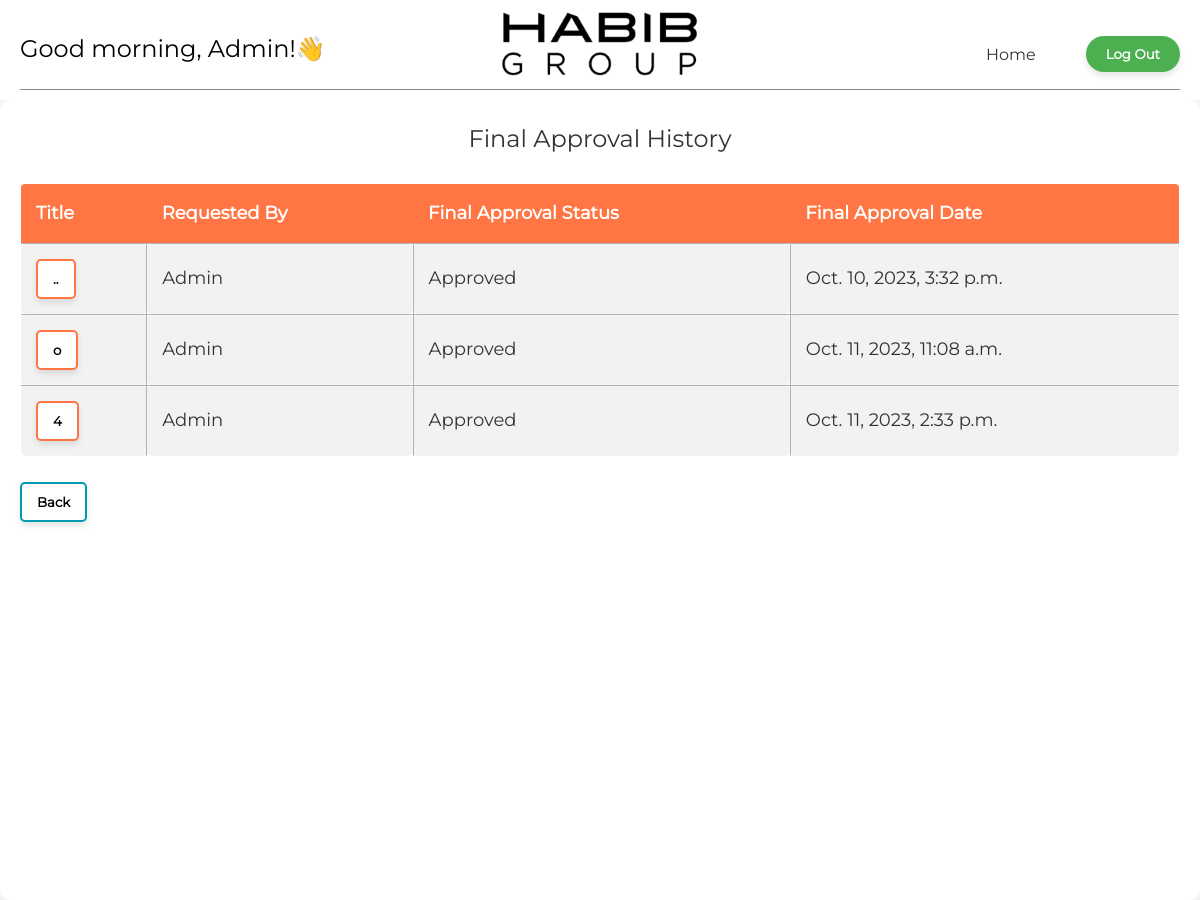
Page /final_approval_history/ (signed in) on the earlier database version.
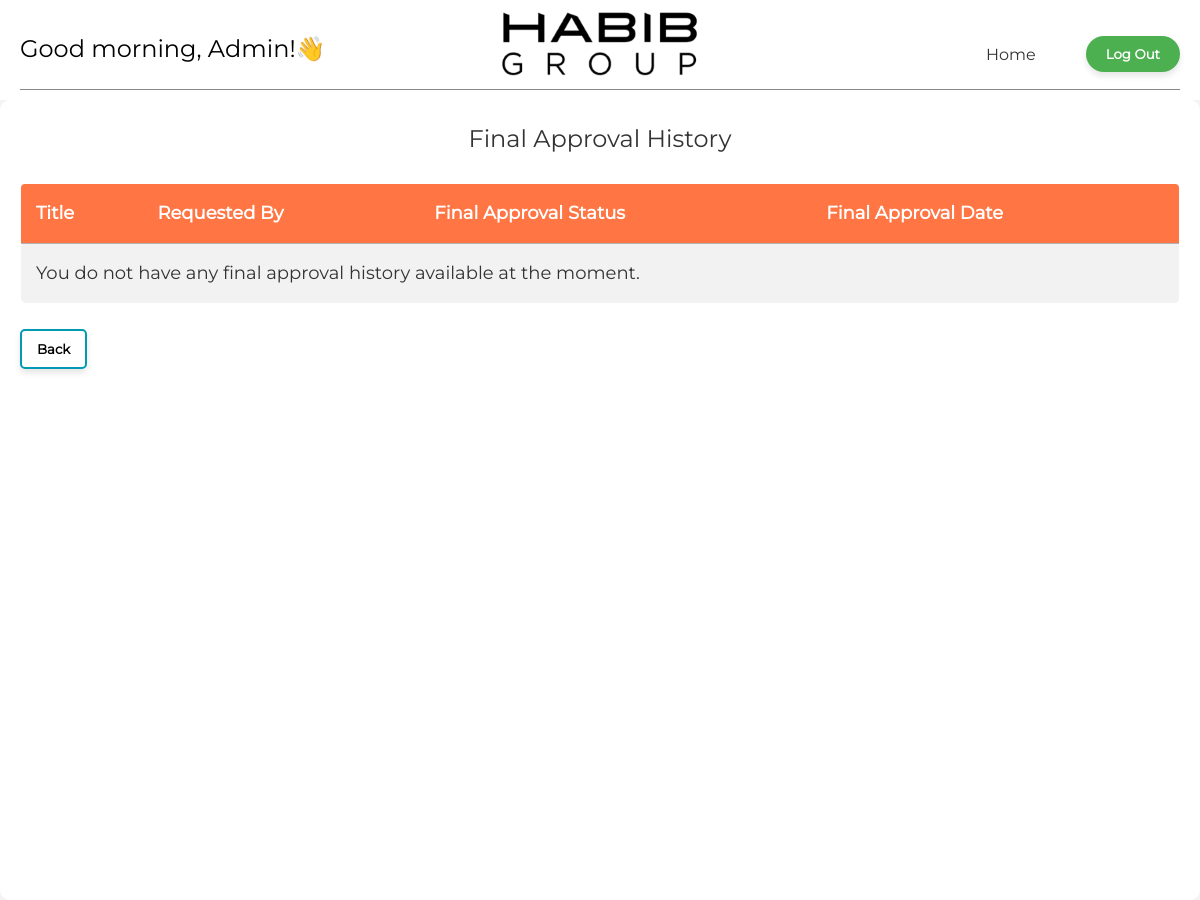
Same page on the later database version.
### app/models.py (models this page shows, shortened)
class Quotation(models.Model):
    STATUS_CHOICES_VERIFIER = (
        ("PENDING", "pending"),
        ("VERIFIED", "verified"),
        ("REJECTED", "rejected"),
    )
    STATUS_CHOICES_APPROVER = (
        ("PENDING", "pending"),
        ("APPROVED", "approved"),
        ("REJECTED", "rejected"),
    )
    FINAL_APPROVER_STATUS_CHOICES = (
        ("PENDING", "pending"),
        ("APPROVED", "approved"),
        ("REJECTED", "rejected"),
    )
    FINANCE_STATUS_CHOICES = (
        ("PENDING", "pending"),
        ("APPROVED", "approved"),
        ("REJECTED", "rejected"),
    )
    qid = models.AutoField(primary_key=True)
    title = models.CharField(max_length=255)
    date = models.DateTimeField(auto_now_add=True)
    initiator = models.ForeignKey(User, on_delete=models.CASCADE, related_name='initiated_quotations', blank=True)
    remarks = models.TextField(null=True, blank=True)
    department = models.ForeignKey(Department, on_delete=models.SET_NULL, null=True, related_name='quotations')
    branch = models.ForeignKey(Branch, on_delete=models.SET_NULL, null=True, related_name='quotations')
    entity = models.ForeignKey(Entity, on_delete=models.SET_NULL, null=True, related_name='quotations')
    supplier = models.CharField(max_length=255, null=True)
    item = models.CharField(max_length=255, null=True)
    specification = models.TextField(null=True, blank=True)
    quantity = models.PositiveIntegerField(null=True)
    price = models.DecimalField(max_digits=10, decimal_places=2, null=True)
    total_amount = models.DecimalField(max_digits=10, decimal_places=2, null=True)
    verifier = models.ForeignKey(User, on_delete=models.SET_NULL, related_name='verified_quotations', null=True, blank=True)
    verify_status = models.CharField(default='pending', choices=STATUS_CHOICES_VERIFIER, max_length=20)
    verified_at = models.DateTimeField(null=True, blank=True)
    verify_remarks = models.CharField(max_length=50, blank=True, null=True, help_text="Max length is 50 characters")
    approver = models.ForeignKey(User, on_delete=models.SET_NULL, related_name='approved_quotations', null=True, blank=True)
    approve_status = models.CharField(default='pending', choices=STATUS_CHOICES_APPROVER, max_length=20, blank=True, null=True)
    approval_at = models.DateTimeField(null=True, blank=True)
    approval_remarks = models.CharField(max_length=50, blank=True, null=True, help_text="Max length is 50 characters")
    final_approver = models.ForeignKey(User, on_delete=models.SET_NULL, related_name='final_approved_quotations', null=True, blank=True)
    final_approval_status = models.CharField(default='PENDING', choices=FINAL_APPROVER_STATUS_CHOICES, max_length=20, blank=True, null=True)
    final_approval_at = models.DateTimeField(null=True, blank=True)
    final_approval_remarks = models.CharField(max_length=50, blank=True, null=True)
    finance_user = models.ForeignKey(User, on_delete=models.SET_NULL, related_name='finance_user_quotations', null=True, blank=True)
    finance_status = models.CharField(default='PENDING', choices=FINANCE_STATUS_CHOICES, max_length=20, blank=True, null=True)
    finance_reviewed_at = models.DateTimeField(null=True, blank=True)
    finance_remarks = models.CharField(max_length=50, blank=True, null=True)

### app/views.py (the view)
# urls.py: path('final_approval_history/', views.final_approval_history, name='final_approval_history'),
@login_required
@cache_control(no_cache=True, must_revalidate=True, no_store=True)
def final_approval_history(request):
    user_quotations = Quotation.objects.filter(
        final_approver=request.user, final_approval_status__in=["APPROVED", "REJECTED"]
    )
    context = {"quotations": user_quotations}
    return render(request, "final_approval_history.html", context)

### app/templates/final_approval_history.html (shortened to what this page needs)
{% extends 'base.html' %}
{% block content %}
<div id="list-container">
    <h2>Final Approval History</h2>
    <table id="final-approve-history">
        <thead>
            <tr>
                <th>Title</th>
                <th>Requested By</th>
                <th>Final Approval Status</th>
                <th>Final Approval Date</th>
            </tr>
        </thead>
        <tbody>
            {% for q in quotations %}
            <tr>
                <td>
                    <form action="{% url 'quotation_details' q.qid %}" method="get">
                        <button class="btn-link-final-approve-history" id="btn-link-final-approve-history" type="submit">{{ q.title }}</button>
                    </form>
                </td>
                <td>{{ q.initiator }}</td>
                <td>{{ q.final_approval_status }}</td>
                <td>{{ q.final_approval_at }}</td>
            </tr>
            {% empty %}
            <tr>
                <td colspan="4" class="text-center">You do not have any final approval history available at the moment.</td>
            </tr>
            {% endfor %}
        </tbody>
    </table>
    <a href="#" onclick="history.go(-1)" class="btn-back">
        <button>Back</button>
    </a>
</div>
{% endblock %}

Differences in the rows shown:
removed Quotation: title "..", initiator "admin", final_approval_status "approved", final_approval_at "oct. 10, 2023, 3:32 p.m."
removed Quotation: title "o", initiator "admin", final_approval_status "approved", final_approval_at "oct. 11, 2023, 11:08 a.m."
removed Quotation: title "4", initiator "admin", final_approval_status "approved", final_approval_at "oct. 11, 2023, 2:33 p.m."
Other differences:
text now shown: "you do not have any final approval history available at the moment."
